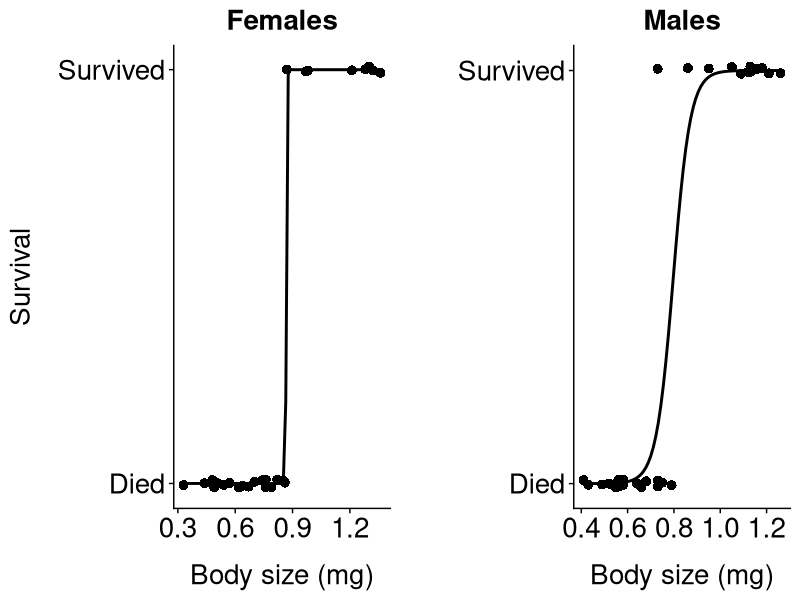

R code for this plot:
# Load packages
library(ggplot2)
library(cowplot)
library(dplyr)

# Import ggplot theme for plots
theme_tess <- function () { 
  theme_cowplot()+
    theme(axis.title.y = element_text(margin = margin(t = 0, r = 15, b = 0, l = 0)))+
    theme(axis.title.x = element_text(margin = margin(t = 15, r = 0, b = 0, l = 0)))+
    theme(axis.text.x=element_text(size=20))+
    theme(axis.text.y=element_text(size=20))+
    theme(axis.title.x=element_text(size=20))+
    theme(axis.title.y=element_text(size=20))+
    theme(plot.title = element_text(hjust = 0.5,size=20))+
    theme(axis.title.y=element_text(size=20))}

# Import data
data <-read.csv("./data/bodysizeexperiment.csv",stringsAsFactors = FALSE,
                strip.white = TRUE, na.strings = c("NA",""))

# Convert grams to milligrams 
data <- data %>%
  mutate(weight_mg = weight * 1000)

# Create a new column with binary variables indicating survival or death two weeks after heatwave
data <- data%>%
  mutate(survival_twoweeks_binomial = 
           ifelse(survival_twoweeks == "s", 1, 0))

#### 2 WEEK SURVIVAL ####

#-------------- Females  ---------------#

# Filter data for female beetles only
female_2weeks <- data %>%
  filter(sex == "f") %>%
  select(survival_twoweeks_binomial, weight_mg)


# Construct a general linear model
model_1 <- glm(survival_twoweeks_binomial ~ weight_mg, 
               data = female_2weeks,
               family = binomial)

# Run an ANOVA
anova(model_1, test = "Chisq")
#significant

# Generate plot
p_f2w <- ggplot(female_2weeks, 
                aes(x = weight_mg, y = survival_twoweeks_binomial)) +
  geom_jitter(height = 0.01, width = 0, size=3, shape=16, colour="black") +
  geom_smooth(method = "glm", method.args = list(family = "binomial"),
              se=FALSE, color = "black") +
  scale_y_continuous(breaks = c(0, 1), labels = c("Died", "Survived")) +
  labs(title = "Females",
       x = "Body size (mg)", 
       y = "Survival") +
  theme_tess()

#windows();p_f2w

#-------------- Males  ---------------#

# Filter data for male beetles only
male_2weeks <- data %>%
  filter(sex == "m") %>%
  select(survival_twoweeks_binomial, weight_mg)

# Construct a general linear model
model_2 <- glm(survival_twoweeks_binomial ~ weight_mg, 
               data = male_2weeks,
               family = binomial)

# Run an ANOVA
anova(model_2, test = "Chisq")
#significant

# Generate plot
p_m2w <- ggplot(male_2weeks, aes(x = weight_mg, y = survival_twoweeks_binomial)) +
  geom_jitter(height = 0.01, width = 0, size=3, shape=16, colour="black") +
  geom_smooth(method = "glm", method.args = list(family = "binomial"), 
              se = FALSE, color = "black") +
  scale_y_continuous(breaks = c(0, 1), labels = c("Died", "Survived")) +
  labs(title = "Males",
       x = "Body size (mg)", 
       y = "") +
  theme_tess()

#windows();p_m2w

#-------------- Combined plot ---------------#

# Generate a combined plot
combined_2w <- plot_grid(p_f2w, p_m2w,
                      ncol = 2, align = "hv", axis = "tb")

# Save the combined plot
ggsave(filename = "./figures/bodysizesurvival_2w.pdf",
       plot = combined_2w, width = 35, height = 19, units = "cm", dpi = 300)
